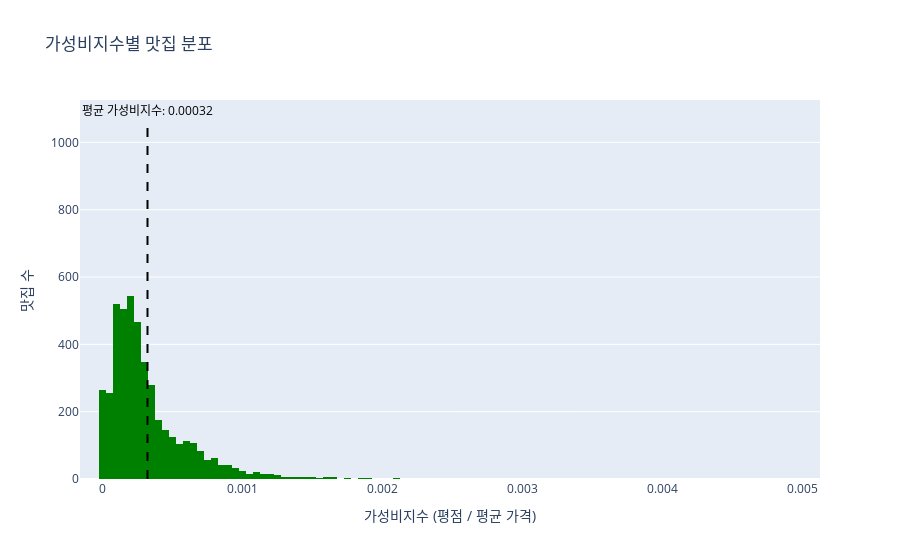

This figure's notebook cell:
### Code cell
import plotly.express as px

# 평균 가성비지수 계산
avg_performance_value = restaurant['performance'].mean()
print("전체 맛집의 평균 가성비지수:", avg_performance_value)

# 히스토그램 생성
fig = px.histogram(
    restaurant,
    x='performance',
    title='가성비지수별 맛집 분포',
    color_discrete_sequence=['green']
)

# 레이아웃 설정
fig.update_layout(
    xaxis_title='가성비지수 (평점 / 평균 가격)',
    yaxis_title='맛집 수'
)

# y축 최대값 추정 (적절한 길이의 선)
y_max = restaurant['performance'].value_counts(bins=50).max()

# 평균선 추가
fig.add_shape(
    type='line',
    x0=avg_performance_value,
    x1=avg_performance_value,
    y0=0,
    y1=y_max,
    line=dict(color='black', dash='dash')
)

# 평균선 텍스트 라벨
fig.add_annotation(
    x=avg_performance_value,
    y=y_max,
    text=f"평균 가성비지수: {avg_performance_value:.5f}",
    showarrow=False,
    yshift=10,
    font=dict(color='black')
)

fig.show()

### Figure 1 — Plotly figure (JSON) as saved in the notebook; plotly's stock layout.template omitted (floating-point values rounded to 4 significant figures; data arrays with more than 128 entries replaced by an {"elided": "..."} marker saying what was removed)
{"data": [{"bingroup": "x", "hovertemplate": "performance=%{x}<br>count=%{y}<extra></extra>", "legendgroup": "", "marker": {"color": "green", "pattern": {"shape": ""}}, "name": "", "orientation": "v", "showlegend": false, "type": "histogram", "x": {"elided": "4430 float values"}, "xaxis": "x", "yaxis": "y"}], "layout": {"annotations": [{"font": {"color": "black"}, "showarrow": false, "text": "평균 가성비지수: 0.00032", "x": 0.0003246, "y": 1065, "yshift": 10}], "barmode": "relative", "legend": {"tracegroupgap": 0}, "shapes": [{"line": {"color": "black", "dash": "dash"}, "type": "line", "x0": 0.0003246, "x1": 0.0003246, "y0": 0, "y1": 1065}], "title": {"text": "가성비지수별 맛집 분포"}, "xaxis": {"anchor": "y", "domain": [0, 1], "title": {"text": "가성비지수 (평점 / 평균 가격)"}}, "yaxis": {"anchor": "x", "domain": [0, 1], "title": {"text": "맛집 수"}}}}
